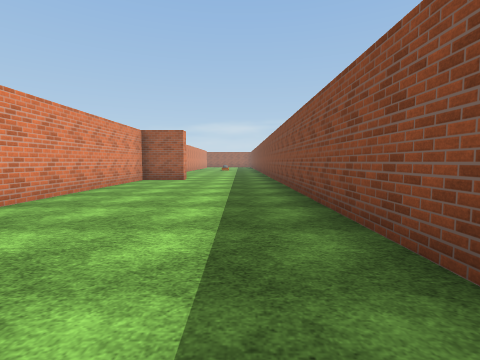
view 1 (above)

21 first-person views from a walk through a 3-D level made in the Unity game engine. The camera is 1.3 m above the floor, tilts 4° down and sees 85° across. The floor is counted in squares, 2 m on a side. Each view is taken from the middle of a square. On the plan, view 1 faces up. The plan holds only what a view shows up to about 9 squares ahead; the rest is blank. The place goes on beyond the plan. The player character is not drawn. Some surface patterns are stand-ins.

view 2
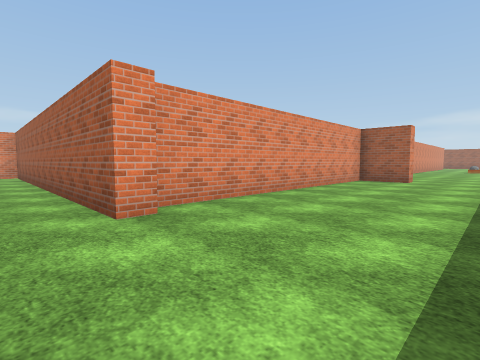

view 3
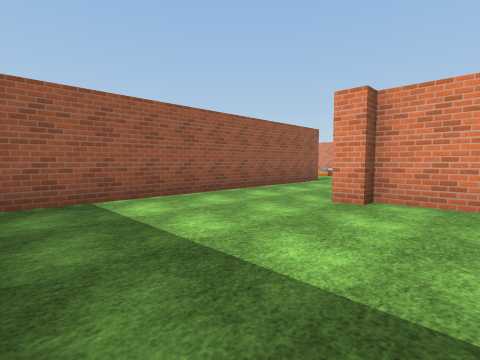

view 4
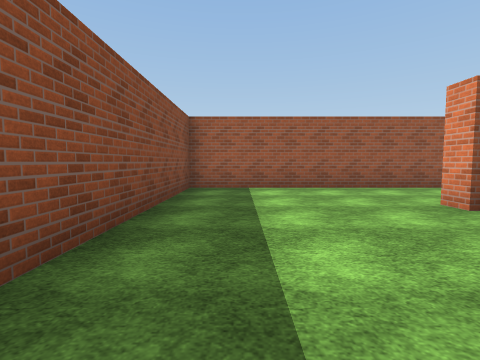

view 5
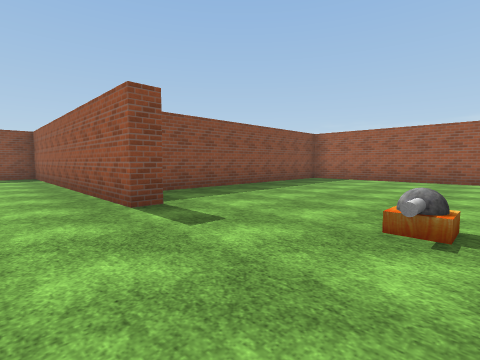

view 6
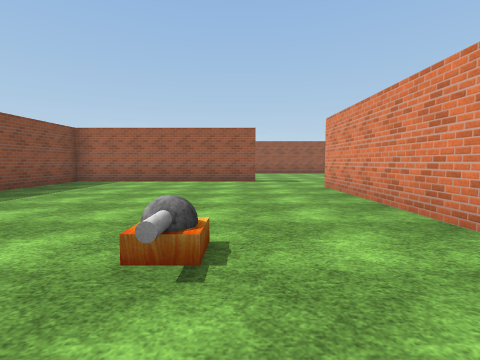

view 7
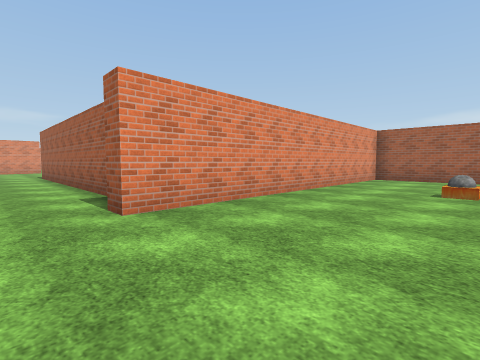

view 8
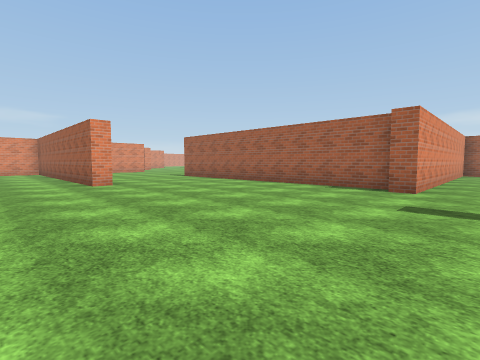

view 9
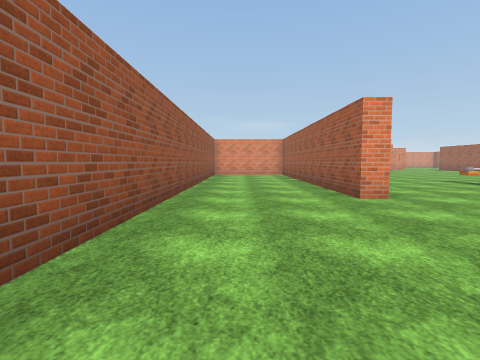

view 10
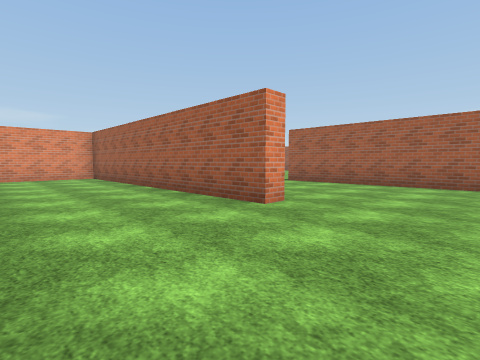

view 11
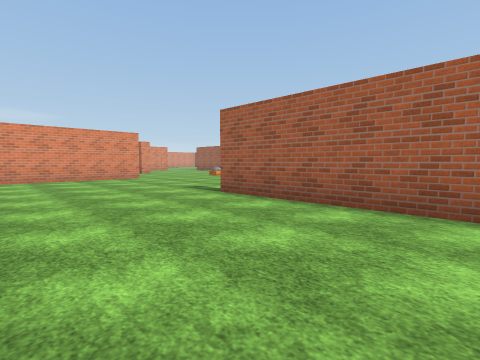

view 12
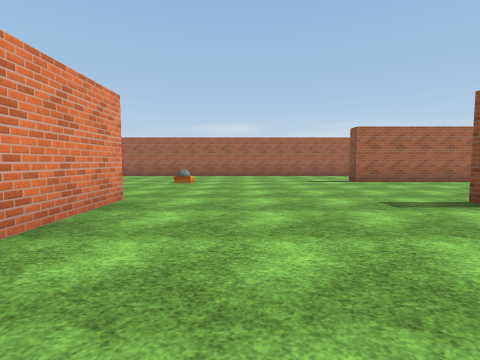

view 13
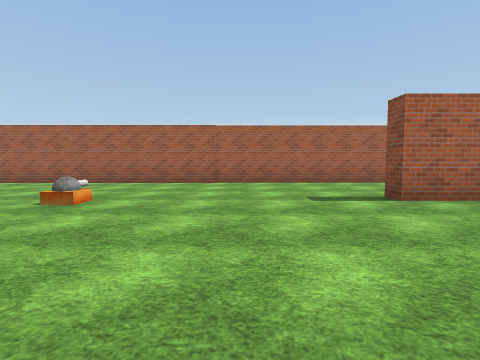

view 14
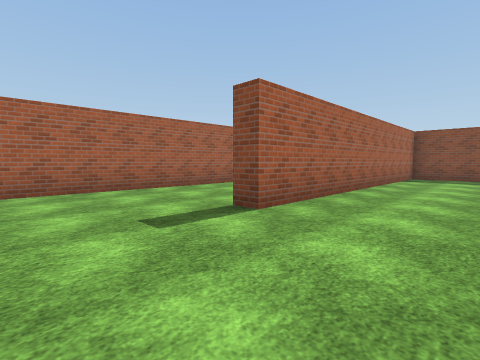

view 15
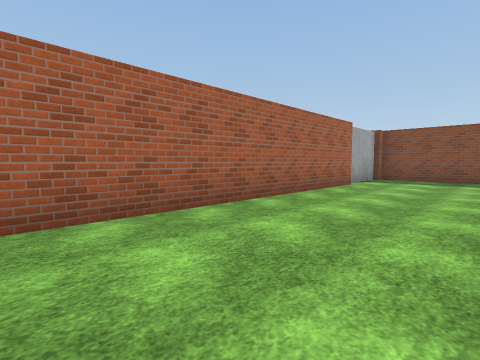

view 16
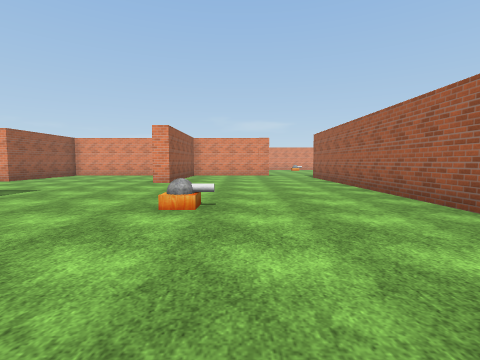

view 17
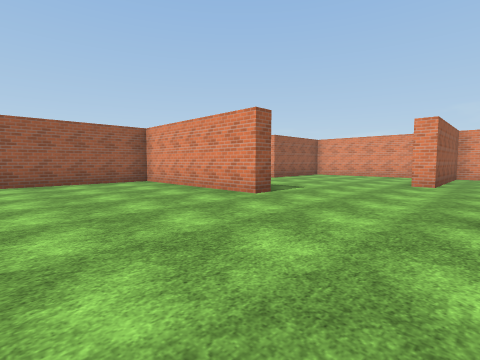

view 18
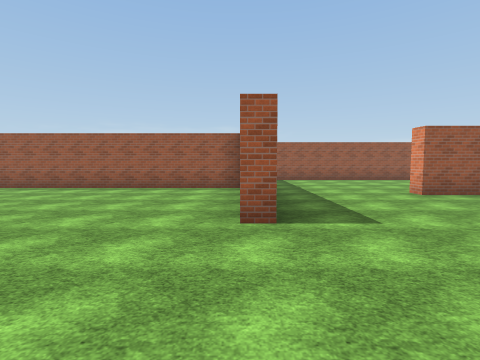

view 19
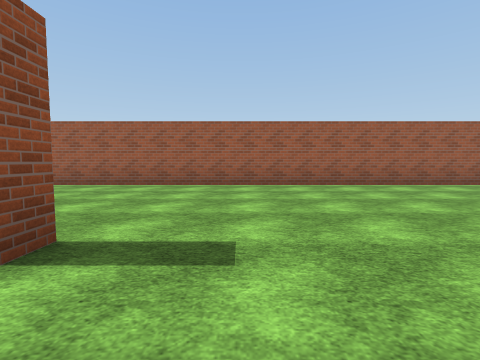

view 20
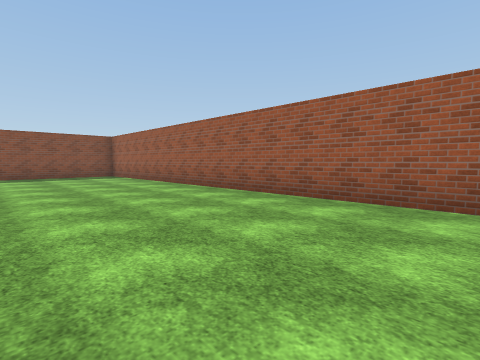

view 21
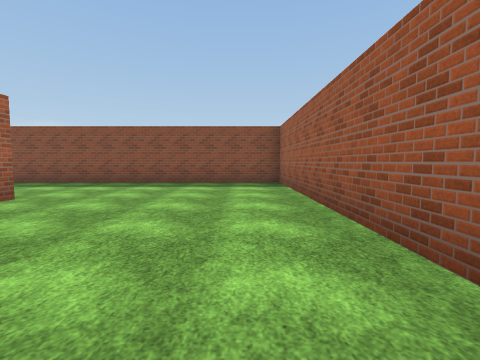

### Floor plan
Points are (right, up) in squares from view 1. A wall is a line through its corners. A room is listed if a view was taken in it or the views show most of it. See-through windows are left out.
Room 1 (views 1, 2, 3, 4)
walls: (-2.9, 9.3) (-3.4, 9.3) (-3.4, 1.6) (-3, 1.6) (-3, 1); (-3.5, -1.5) (1.2, -1.5) (1.2, 8.9)
ways out: opening at (-3, -0.5) to room 2
Room 2 (views 5, 6, 7, 8, 9, 10, 11, 12, 13, 14, 15, 16, 17, 18, 19, 20, 21)
walls: (-13.8, -7.3) (-22.4, -7.3); (-13.7, -4.5) (-13.7, -3.5); (-19.5, -11.4) (-19.5, -11.9) (-26.8, -11.9); (-11.5, -10.1) (-11.5, -9.6) (-5.7, -9.6) (-5.7, -2.9); (-14.5, -2.7) (-22.3, -2.7) (-22.3, -2.1); (-13.7, -1.6) (-13.7, 0.5); (-16.4, 1) (-33, 1); (-13.2, 0.6) (-13.2, -7.8) (-13.8, -7.8); (-14.4, 1.2) (-16, 1.2); (-7.3, -2.1) (-7.3, -1.5) (-3.5, -1.5); (-24, -15.3) (1.2, -15.3) (1.2, -6.8); (-28.5, -6.5) (-28, -6.5) (-28, -11.4) (-20.2, -11.4); (-28, -13.1) (-28, -14.6); (-3, 1) (-12.8, 1); (-33.5, -9.6) (-32.7, -9.6) (-32.7, -10.2); (-33.5, -4.1) (-32, -4.1) (-32, -4.8)
ways out: opening at (-3, -0.5) to room 1
objects: other object (-28, -2); other object (-11, -2)

Where each view was taken, in squares from view 1:
view 1: 0 up, 0 right, facing up
view 2: 0 up, 0 right, facing up-left
view 3: 3 up, 1 right, facing down-left
view 4: 5 up, 0 right, facing down
view 5: 0 up, 11 left, facing down-right
view 6: 1 down, 11 left, facing down
view 7: 9 down, 10 left, facing up-left
view 8: 14 down, 12 left, facing up-left
view 9: 14 down, 15 left, facing left
view 10: 15 down, 17 left, facing up-left
view 11: 11 down, 18 left, facing up-left
view 12: 11 down, 26 left, facing up
view 13: 7 down, 25 left, facing up
view 14: 5 down, 25 left, facing up-right
view 15: 2 down, 24 left, facing up-right
view 16: 2 down, 24 left, facing left
view 17: 3 down, 24 left, facing down-left
view 18: 3 down, 28 left, facing down
view 19: 8 down, 13 left, facing down
view 20: 11 down, 11 left, facing down-right
view 21: 14 down, 7 left, facing right
